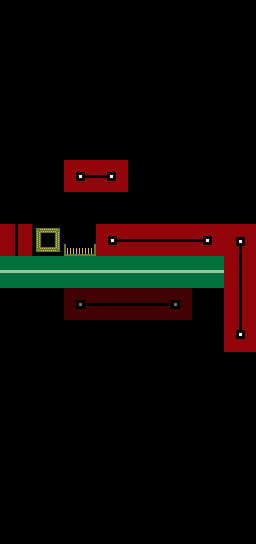

Rendered tile map (Tiled .tmx) drawn with the repository's tilesets; below, a short description and the map source with its tile grids summarised:
An orthogonal 8x17 tile map with 32x32 px tiles, 9 tile layers (floor, key, exit, levelnumber, ...), 2 tilesets.

<map version="1.0" orientation="orthogonal" width="8" height="17" tilewidth="32" tileheight="32">
 <tileset firstgid="1" name="map" tilewidth="32" tileheight="32">
  <image source="../tilesets/tileset.png" width="160" height="160" />
 </tileset>
 <tileset firstgid="26" name="numbers" tilewidth="32" tileheight="32">
  <image source="../fontsets/numbers.png" width="320" height="32" />
 </tileset>
 <layer name="floor" width="8" height="17">
  <properties>
   <property name="solid" value="true" />
  </properties>
  <data>[136 cells, 8 non-empty, 1 distinct tile ids]</data>
 </layer>
 <layer name="key" width="8" height="17">
  <data>[136 cells, 1 non-empty, 1 distinct tile ids]</data>
 </layer>
 <layer name="exit" width="8" height="17">
  <data>[136 cells, 1 non-empty, 1 distinct tile ids]</data>
 </layer>
 <layer name="levelnumber" width="8" height="17">
  <data>[136 cells, 5 non-empty, 1 distinct tile ids]</data>
 </layer>
 <layer name="playerspawn" width="8" height="17">
  <data>[136 cells, 1 non-empty, 1 distinct tile ids]</data>
 </layer>
 <layer name="platform1" width="8" height="17">
  <properties>
   <property name="dx" value="3" />
  </properties>
  <data>[136 cells, 2 non-empty, 2 distinct tile ids]</data>
 </layer>
 <layer name="platform2" width="8" height="17">
  <properties>
   <property name="minOpacity" value="0.25" />
  </properties>
  <data>[136 cells, 4 non-empty, 3 distinct tile ids]</data>
 </layer>
 <layer name="platform3" width="8" height="17" opacity="0.45">
  <properties>
   <property name="minOpacity" value="0.25" />
  </properties>
  <data>[136 cells, 4 non-empty, 3 distinct tile ids]</data>
 </layer>
 <layer name="wall1" width="8" height="17">
  <properties>
   <property name="dy" value="4" />
  </properties>
  <data>[136 cells, 4 non-empty, 3 distinct tile ids]</data>
 </layer>
</map>
